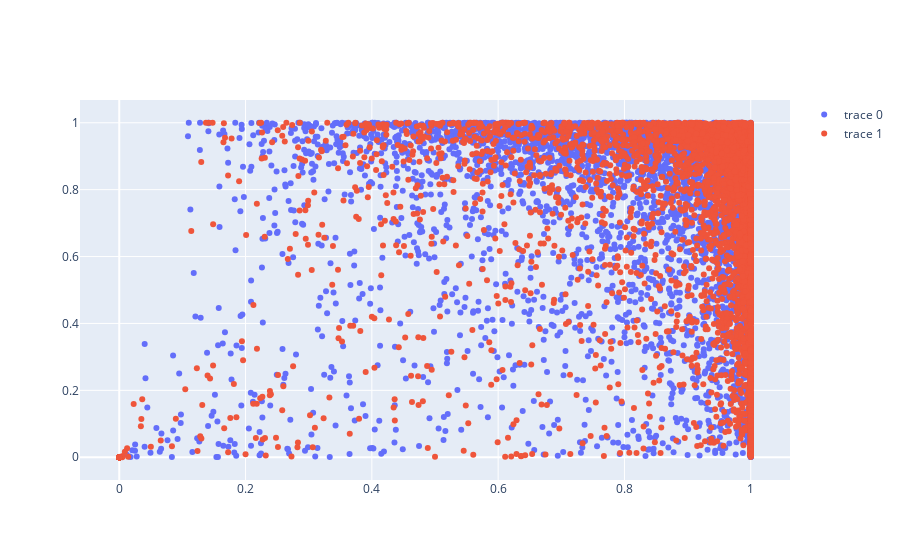

Notebook cell for this chart:
### Code cell
data = []

tmp = df_score.groupby(['prediction_label', 'img_name', 'metric']).mean().loc['is_sky_PREDICTED', 'score'].unstack(level=1).reset_index()
data.append(go.Scatter(x=tmp['precision'], y=tmp['recall'], mode='markers'))

tmp = df_score.groupby(['prediction_label', 'img_name', 'metric']).mean().loc['is_sky_PREDICTED_COR', 'score'].unstack(level=1).reset_index()
data.append(go.Scatter(x=tmp['precision'], y=tmp['recall'], mode='markers'))

po.iplot(go.Figure(data))

### Figure 1 — Plotly figure (JSON) as saved in the notebook; plotly's stock layout.template omitted (floating-point values rounded to 4 significant figures; data arrays with more than 128 entries replaced by an {"elided": "..."} marker saying what was removed)
{"data": [{"mode": "markers", "type": "scatter", "x": {"elided": "6581 float values"}, "y": {"elided": "6581 float values"}}, {"mode": "markers", "type": "scatter", "x": {"elided": "6581 float values"}, "y": {"elided": "6581 float values"}}], "layout": {"autosize": true, "xaxis": {"autorange": true, "range": [-0.05876, 1.059], "type": "linear"}, "yaxis": {"autorange": true, "range": [-0.07325, 1.073], "type": "linear"}}}
